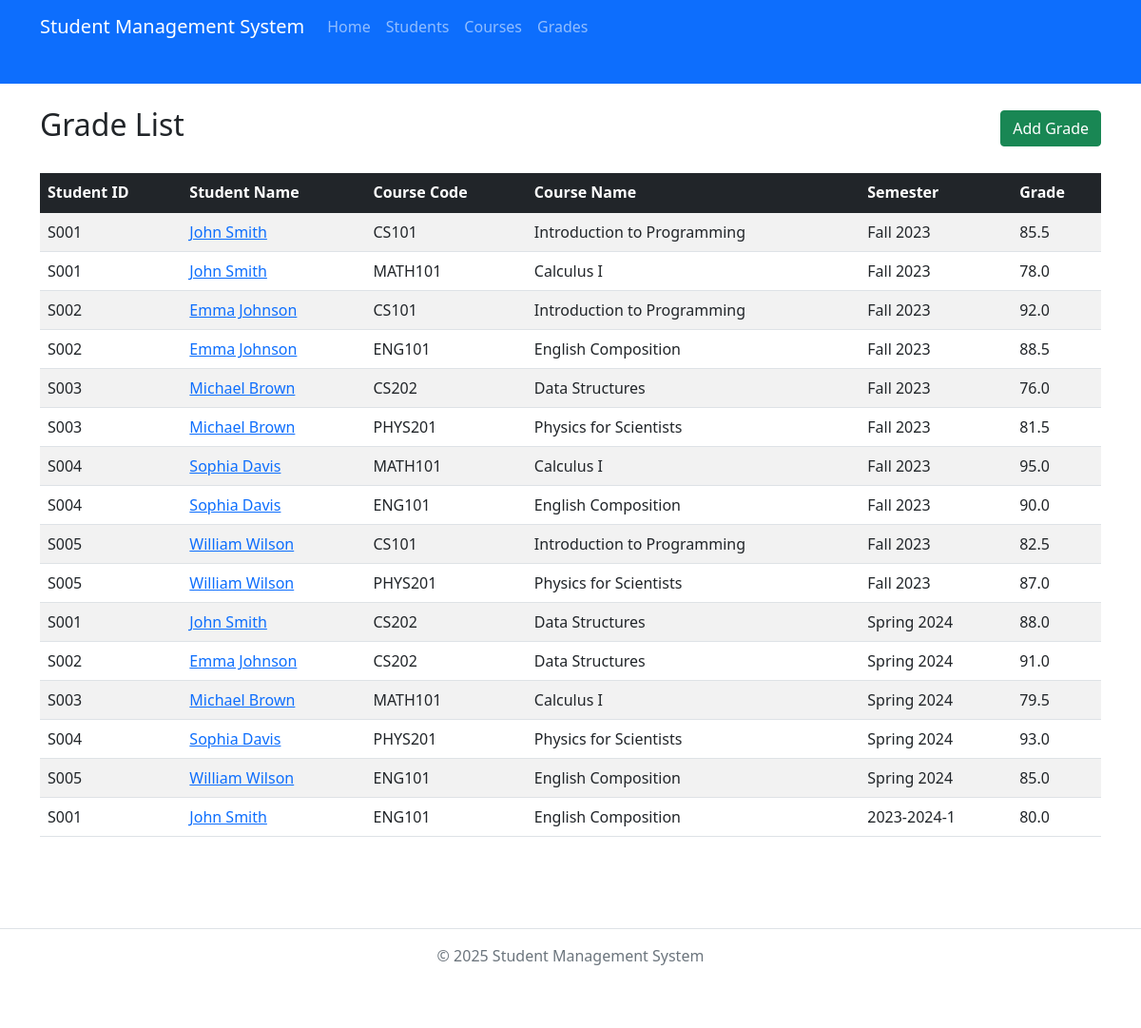
Screenshot of /grades with the database file from the repository.
### app.py (models this page shows)
class Enrollment(db.Model):
    id = db.Column(db.Integer, primary_key=True)
    student_id = db.Column(db.Integer, db.ForeignKey('student.id'), nullable=False)
    course_id = db.Column(db.Integer, db.ForeignKey('course.id'), nullable=False)
    semester = db.Column(db.String(20), nullable=False)
    grade = db.Column(db.Float)
    timestamp = db.Column(db.DateTime, default=datetime.utcnow)

class Student(db.Model):
    id = db.Column(db.Integer, primary_key=True)
    student_id = db.Column(db.String(20), unique=True, nullable=False)
    name = db.Column(db.String(100), nullable=False)
    gender = db.Column(db.String(10))
    birth_date = db.Column(db.Date)
    contact = db.Column(db.String(100))
    address = db.Column(db.Text)
    enrollments = db.relationship('Enrollment', backref='student', lazy='dynamic', cascade="all, delete-orphan")

class Course(db.Model):
    id = db.Column(db.Integer, primary_key=True)
    course_code = db.Column(db.String(20), unique=True, nullable=False)
    name = db.Column(db.String(100), nullable=False)
    credit = db.Column(db.Float, default=0)
    enrollments = db.relationship('Enrollment', backref='course', lazy='dynamic', cascade="all, delete-orphan")

### routes.py (the view)
@app.route('/grades')
def list_grades():
    enrollments = Enrollment.query.all()
    return render_template('grades/list.html', enrollments=enrollments)

### templates/grades/list.html (shortened to what this page needs)
{% extends 'layout.html' %}
{% block content %}
<div class="d-flex justify-content-between align-items-center mb-4">
    <h2>Grade List</h2>
    <a href="{{ url_for('add_grade') }}" class="btn btn-success">Add Grade</a>
</div>
{% if enrollments %}
<div class="table-responsive">
    <table class="table table-striped table-hover">
        <thead class="table-dark">
            <tr>
                <th>Student ID</th>
                <th>Student Name</th>
                <th>Course Code</th>
                <th>Course Name</th>
                <th>Semester</th>
                <th>Grade</th>
            </tr>
        </thead>
        <tbody>
            {% for enrollment in enrollments %}
            <tr>
                <td>{{ enrollment.student.student_id }}</td>
                <td>
                    <a href="{{ url_for('view_student', id=enrollment.student.id) }}">
                        {{ enrollment.student.name }}
                    </a>
                </td>
                <td>{{ enrollment.course.course_code }}</td>
                <td>{{ enrollment.course.name }}</td>
                <td>{{ enrollment.semester }}</td>
                <td>{{ enrollment.grade if enrollment.grade is not none else 'Not graded' }}</td>
            </tr>
            {% endfor %}
        </tbody>
    </table>
</div>
{% else %}
<div class="alert alert-info">
    No grade records found. Please click "Add Grade" button to add grades.
</div>
{% endif %}
{% endblock %}

### templates/layout.html (shortened to what this page needs)
<!DOCTYPE html>
<html lang="en">
<head>
    <link rel="stylesheet" href="https://cdn.jsdelivr.net/npm/bootstrap@5.1.3/dist/css/bootstrap.min.css">
    <link rel="stylesheet" href="{{ url_for('static', filename='css/main.css') }}">
</head>
<body>
    <nav class="navbar navbar-expand-lg navbar-dark bg-primary">
        <div class="container">
            <a class="navbar-brand" href="{{ url_for('index') }}">Student Management System</a>
            <div class="collapse navbar-collapse" id="navbarNav">
                <ul class="navbar-nav">
                    <li class="nav-item">
                        <a class="nav-link" href="{{ url_for('index') }}">Home</a>
                    </li>
                    <li class="nav-item">
                        <a class="nav-link" href="{{ url_for('list_students') }}">Students</a>
                    </li>
                    <li class="nav-item">
                        <a class="nav-link" href="{{ url_for('list_courses') }}">Courses</a>
                    </li>
                    <li class="nav-item">
                        <a class="nav-link" href="{{ url_for('list_grades') }}">Grades</a>
                    </li>
                </ul>
            </div>
        </div>
    </nav>
    <div class="container mt-4">
        {% block content %}{% endblock %}
    </div>
    <footer class="mt-5 py-3 text-center text-muted border-top">
        <div class="container">
            <p>© 2025 Student Management System</p>
        </div>
    </footer>
</body>
</html>

### static/css/main.css (style rules this page uses)
.container { padding-bottom: 2rem; }
.table-responsive { overflow-x: auto; }
footer { margin-top: 2rem; padding-top: 1rem; border-top: 1px solid #dee2e6; color: #6c757d; }

### rows the page displays
Enrollment: student.student_id "S001", student.name "John Smith", course.course_code "CS101", course.name "Introduction to Programming", semester "Fall 2023", grade "85.5"
Enrollment: student.student_id "S001", student.name "John Smith", course.course_code "MATH101", course.name "Calculus I", semester "Fall 2023", grade "78.0"
Enrollment: student.student_id "S002", student.name "Emma Johnson", course.course_code "CS101", course.name "Introduction to Programming", semester "Fall 2023", grade "92.0"
Enrollment: student.student_id "S002", student.name "Emma Johnson", course.course_code "ENG101", course.name "English Composition", semester "Fall 2023", grade "88.5"
Enrollment: student.student_id "S003", student.name "Michael Brown", course.course_code "CS202", course.name "Data Structures", semester "Fall 2023", grade "76.0"
Enrollment: student.student_id "S003", student.name "Michael Brown", course.course_code "PHYS201", course.name "Physics for Scientists", semester "Fall 2023", grade "81.5"
Enrollment: student.student_id "S004", student.name "Sophia Davis", course.course_code "MATH101", course.name "Calculus I", semester "Fall 2023", grade "95.0"
Enrollment: student.student_id "S004", student.name "Sophia Davis", course.course_code "ENG101", course.name "English Composition", semester "Fall 2023", grade "90.0"
Enrollment: student.student_id "S005", student.name "William Wilson", course.course_code "CS101", course.name "Introduction to Programming", semester "Fall 2023", grade "82.5"
Enrollment: student.student_id "S005", student.name "William Wilson", course.course_code "PHYS201", course.name "Physics for Scientists", semester "Fall 2023", grade "87.0"
Enrollment: student.student_id "S001", student.name "John Smith", course.course_code "CS202", course.name "Data Structures", semester "Spring 2024", grade "88.0"
Enrollment: student.student_id "S002", student.name "Emma Johnson", course.course_code "CS202", course.name "Data Structures", semester "Spring 2024", grade "91.0"
Enrollment: student.student_id "S003", student.name "Michael Brown", course.course_code "MATH101", course.name "Calculus I", semester "Spring 2024", grade "79.5"
Enrollment: student.student_id "S004", student.name "Sophia Davis", course.course_code "PHYS201", course.name "Physics for Scientists", semester "Spring 2024", grade "93.0"
Enrollment: student.student_id "S005", student.name "William Wilson", course.course_code "ENG101", course.name "English Composition", semester "Spring 2024", grade "85.0"
Enrollment: student.student_id "S001", student.name "John Smith", course.course_code "ENG101", course.name "English Composition", semester "2023-2024-1", grade "80.0"
